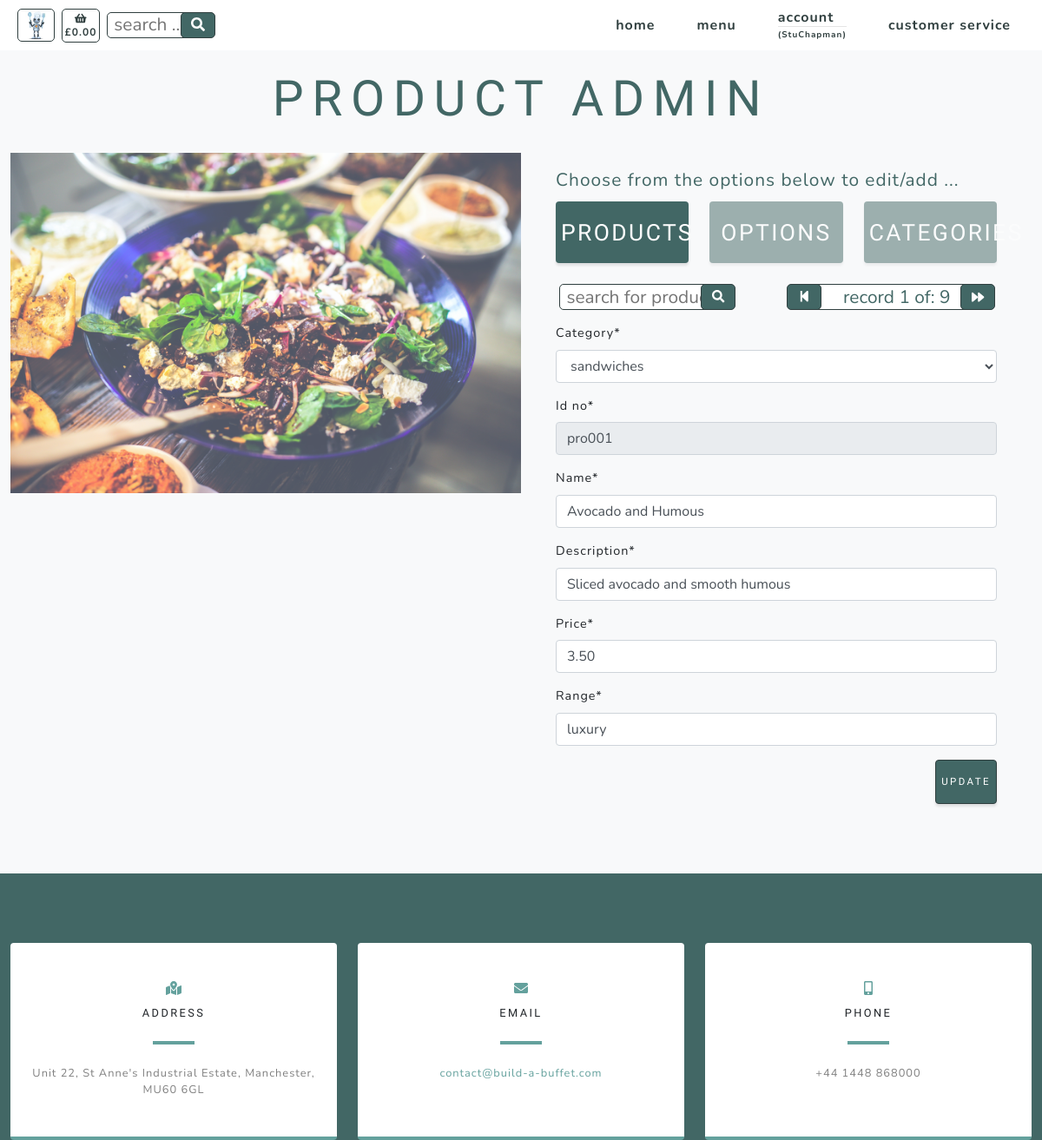
/products/product_admin/?dataset=products (signed in), run on the app's committed database.
### products/models.py (models this page shows, shortened)
class Product(models.Model):
    category = models.ForeignKey('Category', null=True,
                                 on_delete=models.SET_NULL)
    id_no = models.CharField(max_length=254, null=True)
    name = models.CharField(max_length=254)
    description = models.CharField(max_length=254)
    price = models.DecimalField(max_digits=6, decimal_places=2)
    range = models.CharField(max_length=254, null=True)

### products/views.py (the view, shortened to what this page needs)
# urls.py: path('product_admin/', views.product_admin, name='product_admin'),
@login_required
def product_admin(request):
    """ reset all variables to handle errors """
    form = ""
    dataset = ""
    query = ""
    return_query_length = ""
    return_query_number = 1
    """ get information from form and/or request """
    if request.GET:
        if 'dataset' in request.GET:
            dataset = request.GET['dataset']
            """ determine dataset to return """
            if dataset == 'products':
                return_query = Product.objects.all().first()
                return_query_length = Product.objects.all().count()
                form = ProductAdminForm(instance=return_query)
            elif dataset == 'options':
                return_query = Options.objects.all().first()
                return_query_length = Options.objects.all().count()
                form = OptionsAdminForm(instance=return_query)
            elif dataset == 'categories':
                return_query = Category.objects.all().first()
                return_query_length = Category.objects.all().count()
                form = CategoryAdminForm(instance=return_query)
        """ get information from search form """
    else:
        """ default to products in case of error """
        return_query = Product.objects.all().first()
        form = ProductAdminForm(instance=return_query)
    context = {
            'form': form,
            'dataset': dataset,
            'query': query,
            'return_query_length': return_query_length,
            'return_query_number': return_query_number,
        }
    return render(request, 'products/product_admin.html', context)

### products/templates/products/product_admin.html (shortened to what this page needs)
{% extends "base.html" %}
{% load static %}
{% block content %}
    <section class="products-section bg-light" id="products">
        <div class="container">
            <div class="row justify-content-center no-gutters">
                <div class="col-xl-12">
                    <h1 class="product-text-one mx-auto text-uppercase text-center flex-margin-b text-blue">Product Admin</h1>
                </div>
                <div class="col-xl-6">
                    {% if dataset == "categories" %}
                        {% if form.image.value %}
                            <img class="img-fluid image-80" src="{{ MEDIA_URL }}{{ image.image }}{{ form.image.value }}" alt="{{ form.name.value }} image" />
                        {% else %}
                            <img class="img-fluid image-80" src="{{ MEDIA_URL }}assets/img/noimage.png" alt="no image stored" />
                        {% endif %}
                    {% else %}
                        <img class="img-fluid image-80" src="{{ MEDIA_URL }}assets/img/pexels-kaboompics-com-5928.jpg" alt="salad bowl" />
                    {% endif %}
                </div>
                <div class="col-xl-6">
                    <div class="text-center h-100 project">
                        <div class="d-flex h-100">
                            <div class="product-container w-100 mt-0 text-center text-xl-left">
                                <div class="text-blue text-xs mb-2">
                                    Choose from the options below to edit/add ...
                                </div>
                                <div class="row mb-2">
                                    {% if dataset == "products" %}
                                        <div class="col-4">
                                            <a class="product-selected masthead-button btn btn-primary js-scroll-trigger"
                                                href="{% url 'product_admin' %}?dataset=products">
                                                Products</a>
                                        </div>
                                    {% else %}
                                        <div class="col-4">
                                            <a class="product-unselected masthead-button btn btn-primary js-scroll-trigger"
                                                href="{% url 'product_admin' %}?dataset=products">
                                                Products</a>
                                        </div>
                                    {% endif %}
                                    {% if dataset == "options" %}
                                        <div class="col-4">
                                            <a class="product-selected masthead-button btn btn-primary js-scroll-trigger"
                                                href="{% url 'product_admin' %}?dataset=options">
                                                Options</a>
                                        </div>
                                    {% else %}
                                        <div class="col-4">
                                            <a class="product-unselected masthead-button btn btn-primary js-scroll-trigger"
                                                href="{% url 'product_admin' %}?dataset=options">
                                                Options</a>
                                        </div>
                                    {% endif %}
                                    {% if dataset == "categories" %}
                                        <div class="col-4">
                                            <a class="product-selected masthead-button btn btn-primary js-scroll-trigger"
                                                href="{% url 'product_admin' %}?dataset=categories">
                                                Categories</a>
                                        </div>
                                    {% else %}
                                        <div class="col-4">
                                            <a class="product-unselected masthead-button btn btn-primary js-scroll-trigger"
                                                href="{% url 'product_admin' %}?dataset=categories">
                                                categories</a>
                                        </div>
                                    {% endif %}
                                </div>
                                <div class="row">
                                    <div class="col-12 col-lg-5 justify-content-center p-0 ml-lg-n2 pl-xl-4">
                                        <div class="product-search-container mx-auto">
                                            <div class="d-inline">
                                                <form class="ml-n4 ml-lg-0" action="{% url 'product_admin' %}" method="GET">
                                                    <input class="product-search-input text-blue text-xs" type="text" name="product_search" id="product_search" placeholder=" search for {{ dataset }}...">
                                                    <button class="search-button text-center" type="submit">
                                                            <i class="fas fa-search"></i>
                                                    </button>
                                                </form>
                                            </div>
                                        </div>
                                    </div>
                                    <div class="d-none d-lg-inline col-lg-2"></div>
                                    <div class="col-12 col-lg-5 justify-content-center p-0">
                                        <div class="product-search-container mx-auto">
                                            <div class="d-inline">
                                                {% if return_query_length != 0 %}
                                                    {% if return_query_number == 1 %}
                                                        <button class="search-button text-center ml-n4" type="submit">
                                                                <i class="fas fa-step-backward"></i>
                                                        </button>
                                                    {% else %}
                                                        <a class="search-button text-center ml-n4 pt-1"
                                                        href="{% url 'prev_product' %}?this_product={{ dataset }},{{ return_query_number }},{{ return_query_length }},{{ query }}">
                                                        <i class="fas fa-backward"></i></a>
                                                    {% endif %}
                                                {% endif %}
                                            </div>
                                            <div class="d-inline">
                                                {% if return_query_length != 0 %}
                                                    <input class="product-search-input text-blue text-xs text-center" type="text" name="product_query_length" id="product_query_length"
                                                    value=" record {{ return_query_number }} of: {{ return_query_length }}">
                                                {% else %}
                                                    <input class="product-search-input text-blue text-xs text-center" type="text" name="no_product_query_length" id="no_product_query_length"
                                                    value=" no records found">
                                                {% endif %}
                                            </div>
                                            <div class="d-inline">
                                                {% if return_query_length != 0 %}
                                                    {% if return_query_number == return_query_length %}
                                                        <button class="search-button text-center ml-n4" type="submit">
                                                                <i class="fas fa-step-forward"></i>
                                                        </button>
                                                    {% else %}
                                                        <a class="search-button text-center ml-n4 pt-1"
                                                        href="{% url 'next_product' %}?this_product={{ dataset }},{{ return_query_number }},{{ return_query_length }},{{ query }}">
                                                        <i class="fas fa-forward"></i></a>
                                                    {% endif %}
                                                {% endif %}
                                            </div>
                                        </div>
                                    </div>
                                </div>
                                <div class="row">
                                    <div class="col-12">
                                        <form class="mt-3" action="{% url 'update_product' form.id_no.value %}" method="POST" enctype="multipart/form-data" id="product-update-form">
                                            {% for field in form %}
                                                {% if field.name != 'image' %}
                                                    {{ field | as_crispy_field }}
                                                {% else %}
                                                    {{ field }}
                                                {% endif %}
                                            {% endfor %}
                                            <button class="border-solid masthead-button btn btn-primary js-scroll-trigger float-right">Update</button>
                                        </form>
                                    </div>
                                </div>
                            </div>
                        </div>
                    </div>
                </div>
            </div>
        </div>
    </section>
{% include 'includes/contact.html' %}
{% endblock %}

### templates/base.html (shortened to what this page needs)
{% load static %}
<!doctype html>
<html lang="en">
  <head>
    {% block corecss %}
        <link href="{% static 'css/styles.css' %}" rel="stylesheet" />
        <link href="{% static 'css/slider.css' %}" rel="stylesheet" />
    {% endblock %}
  </head>
  <body id="page-top" onload="createCookie()">
        <nav class="navbar navbar-expand-lg navbar-light fixed-top" id="mainNav">
            <div class="container">
                <div>
                    <ul class="navbar-nav ml-auto align-vertically">
                        <li class="nav-item"><a class="nav-link js-scroll-trigger bartholemew-menu" href=""><img src="{{ MEDIA_URL }}assets/img/bartholemew-sml.jpg" alt="bartholemew" height="36"></a></li>
                    </ul>
                </div>
                <div>
                    <ul class="navbar-nav ml-auto align-vertically">
                        {% if basket_total.total_price__sum != None %}
                            <li class="nav-item"><a class="nav-link js-scroll-trigger text-center text-xs-nav basket" href="{% url 'basket' %}"><i class="fa fa-shopping-basket" aria-hidden="true"></i><br><span class=" text-xs-nav">£{{ basket_total.total_price__sum|floatformat:"2" }}</span></a></li>
                        {% else %}
                            <li class="nav-item"><a class="nav-link js-scroll-trigger text-center text-xs-nav basket" href="{% url 'basket' %}"><i class="fa fa-shopping-basket" aria-hidden="true"></i><br><span class=" text-xs-nav">£0.00</span></a></li>
                        {% endif %}
                    </ul>
                </div>
                <div class="ml-2 mr-auto">
                    <form action="{% url 'search_products' %}" method="GET">
                        <input class="search-input text-blue text-xs" type="text" name="product_search" id="product_search" placeholder=" search ...">
                        <button class="search-button text-center" type="submit">
                                <i class="fas fa-search"></i>
                        </button>
                    </form>
                </div>
                <div class="collapse navbar-collapse" id="navbarResponsive">
                    <ul class="navbar-nav ml-auto">
                        <li class="nav-item my-auto"><a class="nav-link js-scroll-trigger" href="{% url 'home' %}">home</a></li>
                        <li class="nav-item dropdown my-auto">
                            <a class="nav-link js-scroll-trigger" href="#" id="all-menus-link" data-toggle="dropdown" aria-haspopup="true" aria-expanded="false">
                                menu
                            </a>
                        </li>
                        <li class="nav-item dropdown">
                            {% if request.user.is_authenticated %}
                                <a class="nav-link js-scroll-trigger" href="#" id="account-link" data-toggle="dropdown" aria-haspopup="true" aria-expanded="false">
                                    account
                                    <hr class="d-none d-lg-block user-br">
                                    <span class="user-text">
                                    ({{ request.user }})</span>
                                </a>
                            {% else %}
                                <a class="nav-link" href="{% url 'account_login' %}">login</a>
                            {% endif %}
                        </li>
                        <li class="nav-item my-auto"><a class="nav-link js-scroll-trigger" href="{% url 'service' %}">customer service</a></li>
                    </ul>
                </div>
            </div>
        </nav>
    {% block content %}
    {% endblock %}
  </body>
</html>

### data on the page
Product: category "sandwiches" "pro001" "Avocado and Humous" "Sliced avocado and smooth humous" "3.50" "luxury"

### other printed values
{{ request.user }} "StuChapman"
